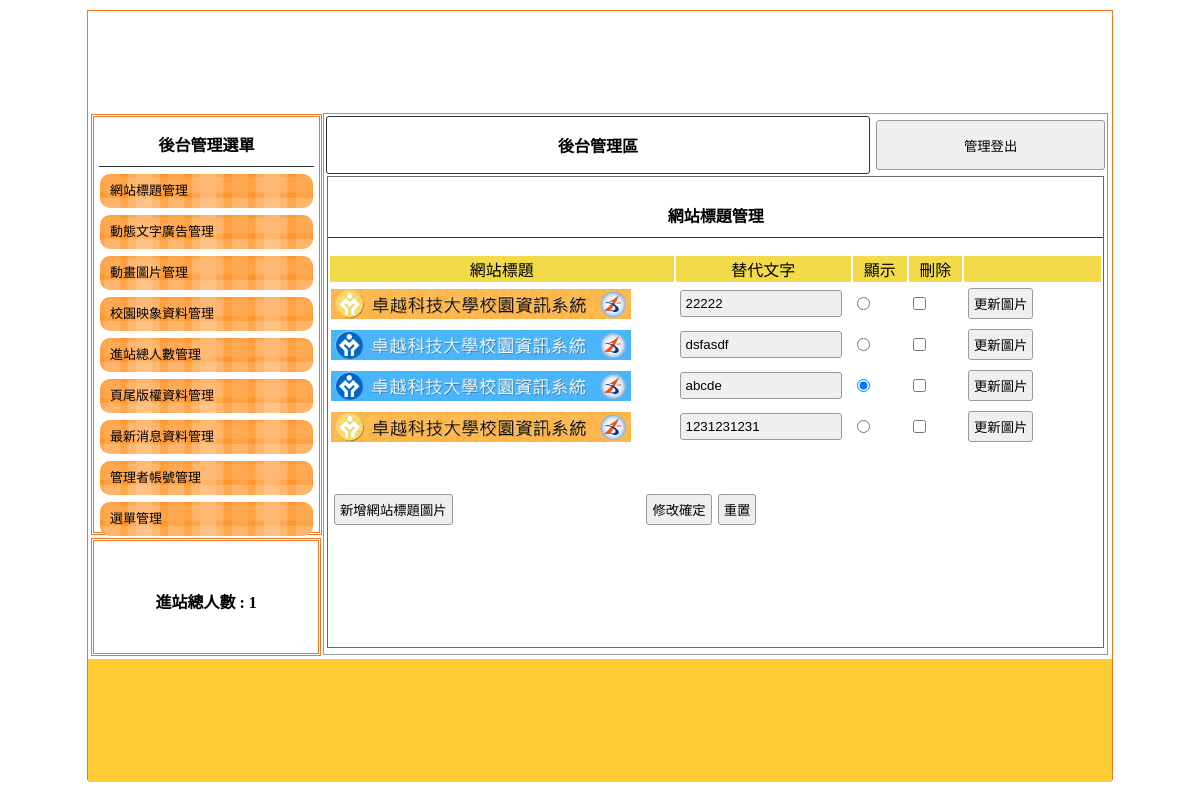
The app's page /backend.php with its own data.
### tables this page shows
CREATE TABLE `title` (
  `id` int(10) UNSIGNED NOT NULL,
  `text` text DEFAULT NULL,
  `img` text DEFAULT NULL,
  `sh` int(1) UNSIGNED DEFAULT NULL
);

### api/db.php (called while the page is built, shortened)
<?php
class DB{
private $dsn="mysql:host=localhost;dbname=db09;charset=utf8";
private $pdo;
private $table;
function __construct($table){
    $this->table=$table;
    $this->pdo=new PDO($this->dsn,"root",'');
}
function all(...$arg){
    $sql="select * from $this->table ";
    return $this->pdo->query($sql)->fetchAll(PDO::FETCH_ASSOC);
}
}
?>

### backend/title.php (the view, shortened to what this page needs)
<div style="width:99%; height:87%; margin:auto; overflow:auto; border:#666 1px solid;">
    <p class="t cent botli">網站標題管理</p>
    <form method="post"  action="./api/edit.php">
        <table width="100%">
            <tbody>
                <tr class="yel">
                    <td width="45%">網站標題</td>
                    <td width="23%">替代文字</td>
                    <td width="7%">顯示</td>
                    <td width="7%">刪除</td>
                    <td></td>
                </tr>
                <?php
                 $rows=${ucfirst($do)}->all();
                 foreach($rows as $row):
                ?>
                <tr>
                    <td width="45%">
                        <img src="./images/<?=$row['img'];?>" style="width:300px;height:30px;">
                    </td>
                    <td width="23%">
                       <input type="text" name="text[]" value="<?=$row['text'];?>">
                    </td>
                    <td width="7%">
                        <input type="radio" name="sh" value="<?=$row['id'];?>" <?=($row['sh']==1)?"checked":"";?>>
                    </td>
                    <td width="7%">
                        <input type="checkbox" name="del[]" value="<?=$row['id'];?>">
                    </td>
                    <td>
                        <input type="button" value="更新圖片" onclick="op('#cover','#cvr','./modal/update.php?id=<?=$row['id'];?>&table=<?=$do;?>')">
                    </td>
                </tr>
                <?php
                 endforeach;
                ?>
            </tbody>
        </table>
        <table style="margin-top:40px; width:70%;">
            <tbody>
                <tr>
                    <td width="200px"><input type="button"
                            onclick="op('#cover','#cvr','./modal/<?=$do;?>.php?table=<?=$do;?>')"
                            value="新增網站標題圖片"></td>
                    <td class="cent"><input type="submit" value="修改確定"><input
                            type="reset" value="重置"></td>
                </tr>
            </tbody>
        </table>
    </form>
</div>

### css/css.css (style rules this page uses)
body { padding:0px; margin:0px; }
.t { font-weight:800; display:block; text-align:center; padding:10px 1px 10px 1px; }
.botli { border-bottom:#333 1px solid; }
.cent { text-align:center; }
input,button { border:#999 1px solid; border-radius:3px; background:#EFEFEF; padding:5px; margin:3px; }
input[type=text],input[type=password] { width:150px; }
.yel td { background:#F3DA49; text-align:center; }

### records on screen
title: img (picture), text "22222"
title: img (picture), text "dsfasdf"
title: img (picture), text "abcde", sh "☑"
title: img (picture), text "1231231231"
